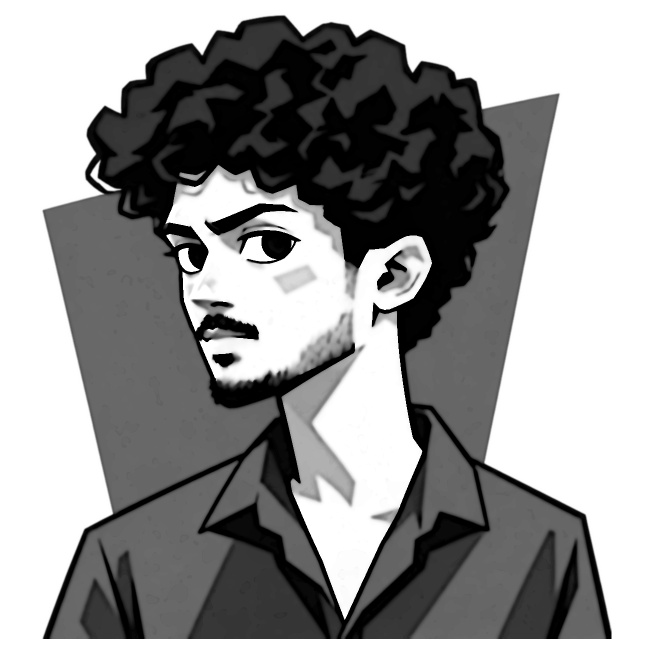
#> input picture source-prepped.png, 1307 x 1307 px (shown at 1/2 size)
$ python make_ascii_svg.py
#> lines starting #> are read from the running program, lines starting #| are printed output that depends on the picture
#!/usr/bin/env python3
"""
Convert a portrait photo into a CLEAN, monochrome ASCII-art SVG that "types"
itself in like a terminal, then holds.

Monochrome is deliberate -- per-character rainbow color is what makes ASCII
portraits look noisy. One fill color + a good density ramp + high contrast
reads as neat and legible.

GitHub renders SVGs embedded via <img> and runs their SMIL animations there (JS
does not run). Each row is revealed with a left-to-right clip wipe plus a small
block cursor riding the wipe edge, staggered top -> bottom, so the whole
portrait prints once and freezes.
"""
from PIL import Image, ImageEnhance, ImageFilter
import html
import os
import sys

HERE = os.path.dirname(os.path.abspath(__file__))
SRC = sys.argv[1] if len(sys.argv) > 1 else os.path.join(HERE, "..", "source-prepped.png")
OUT = sys.argv[2] if len(sys.argv) > 2 else os.path.join(HERE, "..", "avatar-ascii.svg")

COLS = int(os.environ.get("COLS", 180))
ART_W_TARGET = 800
CELL_W = ART_W_TARGET / COLS
CELL_H = CELL_W * 15 / 8
ROWS = round(COLS * 8 / 15)
RAMP = " .`:-=+*cs#%@"  # bright(sparse) -> dark(dense); leading space clears bg

CONTRAST = 1.05
BRIGHTNESS = 1.0
GAMMA = 1.18          # >1 brightens mids -> face lands in sparser chars
SHARPEN = False
WHITE_FLOOR = 0.80    # luminance above this is forced to blank (space)

PAD = 20
TITLEBAR_H = 30
STATUS_H = 30
ART_W = COLS * CELL_W
ART_H = ROWS * CELL_H
CANVAS_W = ART_W + PAD * 2
CANVAS_H = TITLEBAR_H + ART_H + STATUS_H + PAD

BG = "#0d1117"
BG2 = "#111722"
FRAME = "#30363d"
TITLE_TEXT = "#7d8590"
INK = "#c9d1d9"      # the single ascii color
CURSOR = "#c9d1d9"

# reveal timing (one-shot; cursor rasters top -> bottom)
ROW_DUR = 5.8 / ROWS
STAGGER = ROW_DUR

if not os.path.exists(SRC):
    print(f"Error: {SRC} does not exist. Run prep_photo.py first.", file=sys.stderr)
    sys.exit(1)

# 1. sample the image into a COLS x ROWS grayscale grid
im = Image.open(SRC).convert("L")
#> im is the input picture: PIL image 1307x1307 L; min 0, max 255, mean 152.5
if SHARPEN:
    im = im.filter(ImageFilter.UnsharpMask(radius=2, percent=140, threshold=2))
im = ImageEnhance.Brightness(im).enhance(BRIGHTNESS)
im = ImageEnhance.Contrast(im).enhance(CONTRAST)
im = im.resize((COLS, ROWS), Image.LANCZOS)
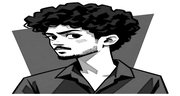
#> im: PIL image 180x96 L; min 0, max 255, mean 150.9
px = im.load()

STATIC = bool(os.environ.get("STATIC"))

rows_txt = []
for y in range(ROWS):
    chars = []
    for x in range(COLS):
        lum = px[x, y] / 255.0
        lum = pow(lum, GAMMA)
        if lum >= WHITE_FLOOR:
            chars.append(" ")
            continue
        idx = int((1.0 - lum) * (len(RAMP) - 1) + 0.5)
        idx = max(0, min(len(RAMP) - 1, idx))
        chars.append(RAMP[idx])
    rows_txt.append("".join(chars))
#> after the loop, rows_txt = 96 items

art_top = TITLEBAR_H + PAD * 0.35

# 2. assemble SVG
parts = []
parts.append(
    f'<svg xmlns="http://www.w3.org/2000/svg" width="{CANVAS_W}" height="{CANVAS_H}" '
    f'viewBox="0 0 {CANVAS_W} {CANVAS_H}" font-family="ui-monospace, SFMono-Regular, Menlo, Consolas, monospace">'
)
parts.append('<defs>'
             f'<linearGradient id="bg" x1="0" y1="0" x2="0" y2="1">'
             f'<stop offset="0" stop-color="{BG2}"/><stop offset="1" stop-color="{BG}"/>'
             f'</linearGradient></defs>')

parts.append(f'<rect width="{CANVAS_W}" height="{CANVAS_H}" rx="12" fill="url(#bg)"/>')
parts.append(f'<rect x="0.5" y="0.5" width="{CANVAS_W-1}" height="{CANVAS_H-1}" rx="12" '
             f'fill="none" stroke="{FRAME}" stroke-width="1"/>')

parts.append(f'<line x1="0" y1="{TITLEBAR_H}" x2="{CANVAS_W}" y2="{TITLEBAR_H}" stroke="{FRAME}"/>')
for i, dotcol in enumerate(["#ff5f56", "#ffbd2e", "#27c93f"]):
    parts.append(f'<circle cx="{PAD + i*16}" cy="{TITLEBAR_H/2}" r="5" fill="{dotcol}"/>')
parts.append(f'<text x="{CANVAS_W/2}" y="{TITLEBAR_H/2 + 4}" fill="{TITLE_TEXT}" font-size="12" '
             f'text-anchor="middle">nirmal@github: ~$ ./portrait.sh</text>')

font_size = CELL_H * 0.86
for ry, line in enumerate(rows_txt):
    y = art_top + ry * CELL_H + CELL_H * 0.74
    row_y = art_top + ry * CELL_H
    delay = ry * STAGGER
    safe = html.escape(line)
    text = (f'<text xml:space="preserve" x="{PAD}" y="{y:.1f}" fill="{INK}" '
            f'font-size="{font_size:.1f}" textLength="{ART_W}" lengthAdjust="spacing">{safe}</text>')

    if STATIC:
        parts.append(text)
        continue

    parts.append(
        f'<clipPath id="r{ry}"><rect x="{PAD}" y="{row_y:.1f}" height="{CELL_H}" width="0">'
        f'<animate attributeName="width" from="0" to="{ART_W}" begin="{delay:.3f}s" '
        f'dur="{ROW_DUR:.2f}s" fill="freeze"/></rect></clipPath>'
    )
    parts.append(f'<g clip-path="url(#r{ry})">{text}</g>')
    parts.append(
        f'<rect y="{row_y+1:.1f}" width="{CELL_W}" height="{CELL_H-2}" fill="{CURSOR}" opacity="0">'
        f'<animate attributeName="x" from="{PAD}" to="{PAD+ART_W}" begin="{delay:.3f}s" '
        f'dur="{ROW_DUR:.2f}s" fill="freeze"/>'
        f'<set attributeName="opacity" to="0.85" begin="{delay:.3f}s"/>'
        f'<set attributeName="opacity" to="0" begin="{delay+ROW_DUR:.3f}s"/></rect>'
    )
#> this loop made 96 passes
#> (y, row_y, delay) on passes 1 to 12: (43.17, 37, 0), (51.5, 45.33, 0.0604), (59.83, 53.67, 0.121), (68.17, 62, 0.181), (76.5, 70.33, 0.242), (84.83, 78.67, 0.302), (93.17, 87, 0.362), (101.5, 95.33, 0.423), (109.8, 103.7, 0.483), (118.2, 112, 0.544), (126.5, 120.3, 0.604), (134.8, 128.7, 0.665)
#> after the loop, parts = 297 items

# status bar with a steady blinking cursor
status_line_y = TITLEBAR_H + ART_H + PAD * 0.35
status_y = status_line_y + 19
parts.append(f'<line x1="0" y1="{status_line_y:.1f}" x2="{CANVAS_W}" y2="{status_line_y:.1f}" stroke="{FRAME}"/>')
parts.append(f'<text x="{PAD}" y="{status_y:.1f}" fill="{TITLE_TEXT}" font-size="13">'
             f'reignofoptimus@github:~$ whoami <tspan fill="{INK}">Nirmal Madhu</tspan></text>')
status_chars = len("reignofoptimus@github:~$ whoami Nirmal Madhu ")
parts.append(f'<rect x="{PAD + status_chars * 13 * 0.6:.1f}" y="{status_y-12:.1f}" width="8" height="14" fill="{INK}">'
             f'<animate attributeName="opacity" values="1;1;0;0" keyTimes="0;0.5;0.51;1" '
             f'dur="1s" repeatCount="indefinite"/></rect>')

parts.append("</svg>")
svg = "".join(parts)
with open(OUT, "w", encoding="utf-8") as f:
    f.write(svg)
print("wrote", OUT, len(svg), "bytes;", CANVAS_W, "x", CANVAS_H)
#| wrote scripts/../avatar-ascii.svg 80156 bytes; 840.0 x 880.0

$ run again, with new pfp.jpg saved as source-prepped.png
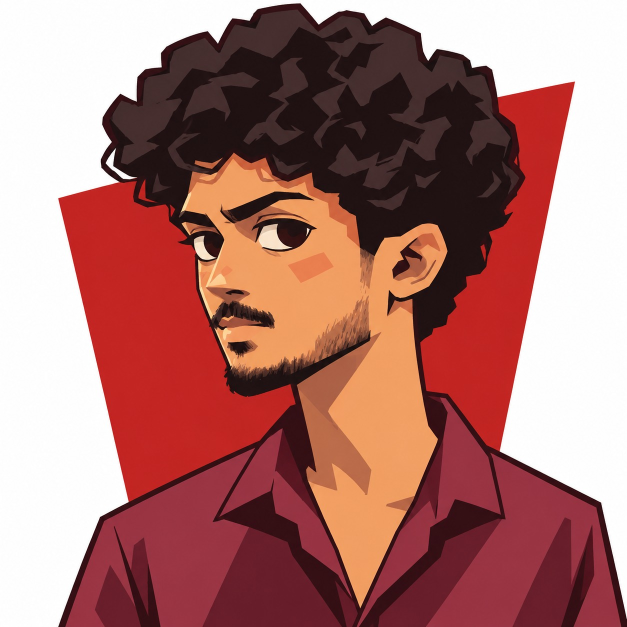
#> input picture new pfp.jpg, 1254 x 1254 px (shown at 1/2 size)
#> `im = Image.open(SRC).convert("L")`:
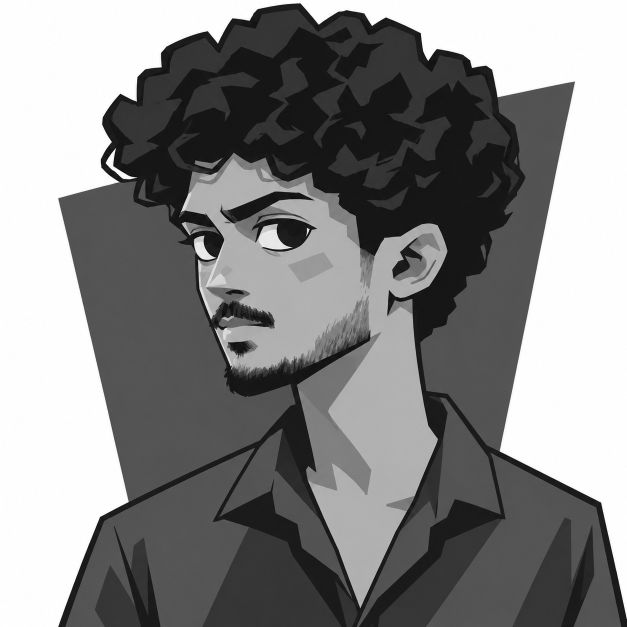
#> im: PIL image 1254x1254 L (shown at 1/2 size); min 1, max 255, mean 134.2
#> `im = im.resize((COLS, ROWS), Image.LANCZOS)`:
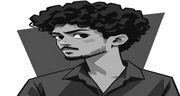
#> im: PIL image 180x96 L; min 0, max 255, mean 132.2
#> after the loop `for y in range(ROWS):`: rows_txt = 96 items
#> the loop `for ry, line in enumerate(rows_txt):` made 96 passes
#> (y, row_y, delay) on passes 1 to 8: (43.17, 37, 0), (51.5, 45.33, 0.0604), (59.83, 53.67, 0.121), (68.17, 62, 0.181), (76.5, 70.33, 0.242), (84.83, 78.67, 0.302), (93.17, 87, 0.362), (101.5, 95.33, 0.423)
#> after the loop `for ry, line in enumerate(rows_txt):`: parts = 297 items
#| wrote scripts/../avatar-ascii.svg 80156 bytes; 840.0 x 880.0
